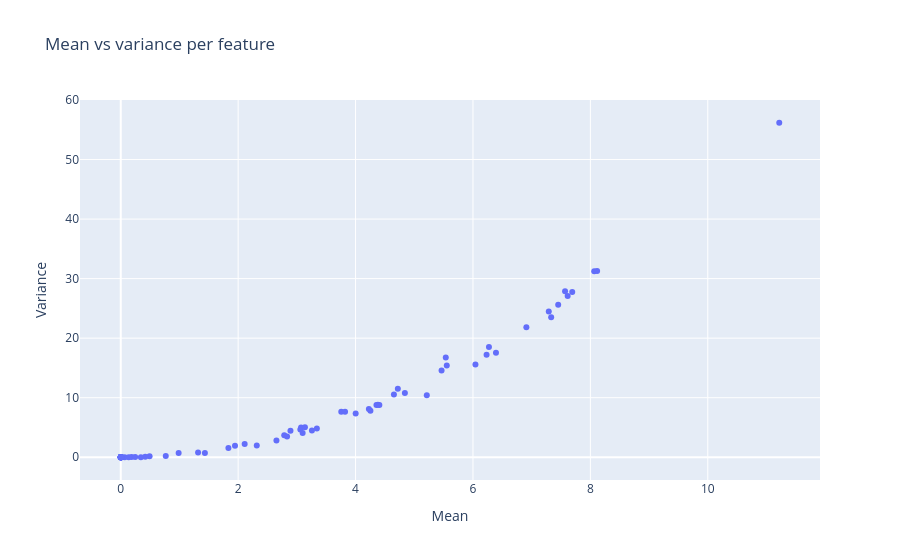

Write notebook code for a chart like this one.
### Code cell
stats = pd.DataFrame({
  "mean": X.mean(),
  "var": X.var(),
})

fig = px.scatter(
  stats.reset_index(names="feature"),
  x="mean", y="var",
  hover_name="feature",
  labels={"mean": "Mean", "var": "Variance"},
  title="Mean vs variance per feature",
)

fig.show()

### Figure 1 — Plotly figure (JSON) as saved in the notebook; plotly's stock layout.template omitted (floating-point values rounded to 4 significant figures)
{"data": [{"hovertemplate": "<b>%{hovertext}</b><br><br>Mean=%{x}<br>Variance=%{y}<extra></extra>", "hovertext": ["vgg_emb_000", "vgg_emb_002", "vgg_emb_005", "vgg_emb_006", "vgg_emb_008", "vgg_emb_009", "vgg_emb_010", "vgg_emb_011", "vgg_emb_012", "vgg_emb_013", "vgg_emb_016", "vgg_emb_020", "vgg_emb_021", "vgg_emb_022", "vgg_emb_023", "vgg_emb_024", "vgg_emb_025", "vgg_emb_026", "vgg_emb_028", "vgg_emb_029", "vgg_emb_030", "vgg_emb_031", "vgg_emb_032", "vgg_emb_033", "vgg_emb_035", "vgg_emb_037", "vgg_emb_038", "vgg_emb_040", "vgg_emb_041", "vgg_emb_042", "vgg_emb_043", "vgg_emb_045", "vgg_emb_046", "vgg_emb_047", "vgg_emb_050", "vgg_emb_051", "vgg_emb_052", "vgg_emb_053", "vgg_emb_054", "vgg_emb_055", "vgg_emb_056", "vgg_emb_058", "vgg_emb_061", "vgg_emb_062", "vgg_emb_063", "vgg_emb_064", "vgg_emb_065", "vgg_emb_066", "vgg_emb_067", "vgg_emb_068", "vgg_emb_070", "vgg_emb_071", "vgg_emb_073", "vgg_emb_075", "vgg_emb_077", "vgg_emb_080", "vgg_emb_081", "vgg_emb_082", "vgg_emb_083", "vgg_emb_084", "vgg_emb_085", "vgg_emb_088", "vgg_emb_089", "vgg_emb_090", "vgg_emb_091", "vgg_emb_092", "vgg_emb_093", "vgg_emb_094", "vgg_emb_095", "vgg_emb_097", "vgg_emb_101", "vgg_emb_102", "vgg_emb_104", "vgg_emb_105", "vgg_emb_106", "vgg_emb_107", "vgg_emb_108", "vgg_emb_109", "vgg_emb_110", "vgg_emb_111", "vgg_emb_112", "vgg_emb_113", "vgg_emb_114", "vgg_emb_116", "vgg_emb_117", "vgg_emb_121", "vgg_emb_122", "vgg_emb_124", "vgg_emb_125", "vgg_emb_126", "vgg_emb_127"], "legendgroup": "", "marker": {"color": "#636efa", "symbol": "circle"}, "mode": "markers", "name": "", "orientation": "v", "showlegend": false, "type": "scatter", "x": [0.009492, 4.253, 0.00301, 5.554, 5.465, 0.000394, 0.003483, 0.001516, 1.318, 6.392, 7.291, 2.652, 4.356, 4.38, 7.691, 3.059, 3.071, 0.00395, 0.000177, 1.946, 0.0673, 0.002294, 0.7671, 7.613, 0.0007467, 0.009029, 0.1847, 7.452, 0.006064, 0.1354, 0.0003879, 0.4913, 0.002004, 7.569, 8.115, 0.003487, 4.84, 3.137, 0.0002946, 0.2461, 4.654, 0.0004831, 0.002628, 4.002, 1.834, 0.007325, 0.002869, 0.0004969, 4.72, 0.4168, 0.003445, 3.257, 3.757, 0.9861, 0.001883, 6.232, 2.891, 0.003455, 7.332, 0.0006429, 2.111, 5.537, 11.22, 0.001203, 0.001857, 0.00535, 0.003825, 4.405, 0.0003679, 0.001548, 0.001234, 0.002863, 4.227, 0.0009799, 1.433, 3.341, 5.213, 6.272, 2.785, 2.317, 0.002275, 0.0003072, 6.91, 0.3427, 3.099, 3.821, 6.042, 2.833, 3.122e-05, 8.066, 0.002612], "xaxis": "x", "y": [0.001198, 7.807, 0.0006287, 15.41, 14.56, 1.468e-05, 0.0002788, 0.0001353, 0.8165, 17.56, 24.49, 2.818, 8.786, 8.826, 27.76, 4.672, 4.995, 0.0008474, 6.702e-06, 1.933, 0.002395, 0.0004974, 0.192, 27.07, 5.282e-05, 0.002503, 0.04475, 25.63, 0.0009757, 0.006515, 9.767e-06, 0.1507, 0.0003323, 27.87, 31.28, 0.0004949, 10.8, 5.056, 8.208e-06, 0.02834, 10.53, 1.641e-05, 0.000509, 7.361, 1.571, 0.0002337, 0.0006239, 2.337e-05, 11.5, 0.08388, 0.000247, 4.489, 7.624, 0.6963, 0.0002862, 17.21, 4.469, 0.0003572, 23.52, 2.785e-05, 2.237, 16.77, 56.18, 0.0001369, 0.0001929, 0.00137, 0.0007435, 8.78, 1.154e-05, 0.0002263, 8.935e-05, 0.0006318, 8.116, 9.074e-05, 0.7249, 4.836, 10.43, 18.54, 3.698, 1.982, 0.0002407, 8.922e-06, 21.84, 0.01494, 4.058, 7.627, 15.57, 3.493, 9.625e-08, 31.22, 0.0003463], "yaxis": "y"}], "layout": {"legend": {"tracegroupgap": 0}, "title": {"text": "Mean vs variance per feature"}, "xaxis": {"anchor": "y", "domain": [0, 1], "title": {"text": "Mean"}}, "yaxis": {"anchor": "x", "domain": [0, 1], "title": {"text": "Variance"}}}}
